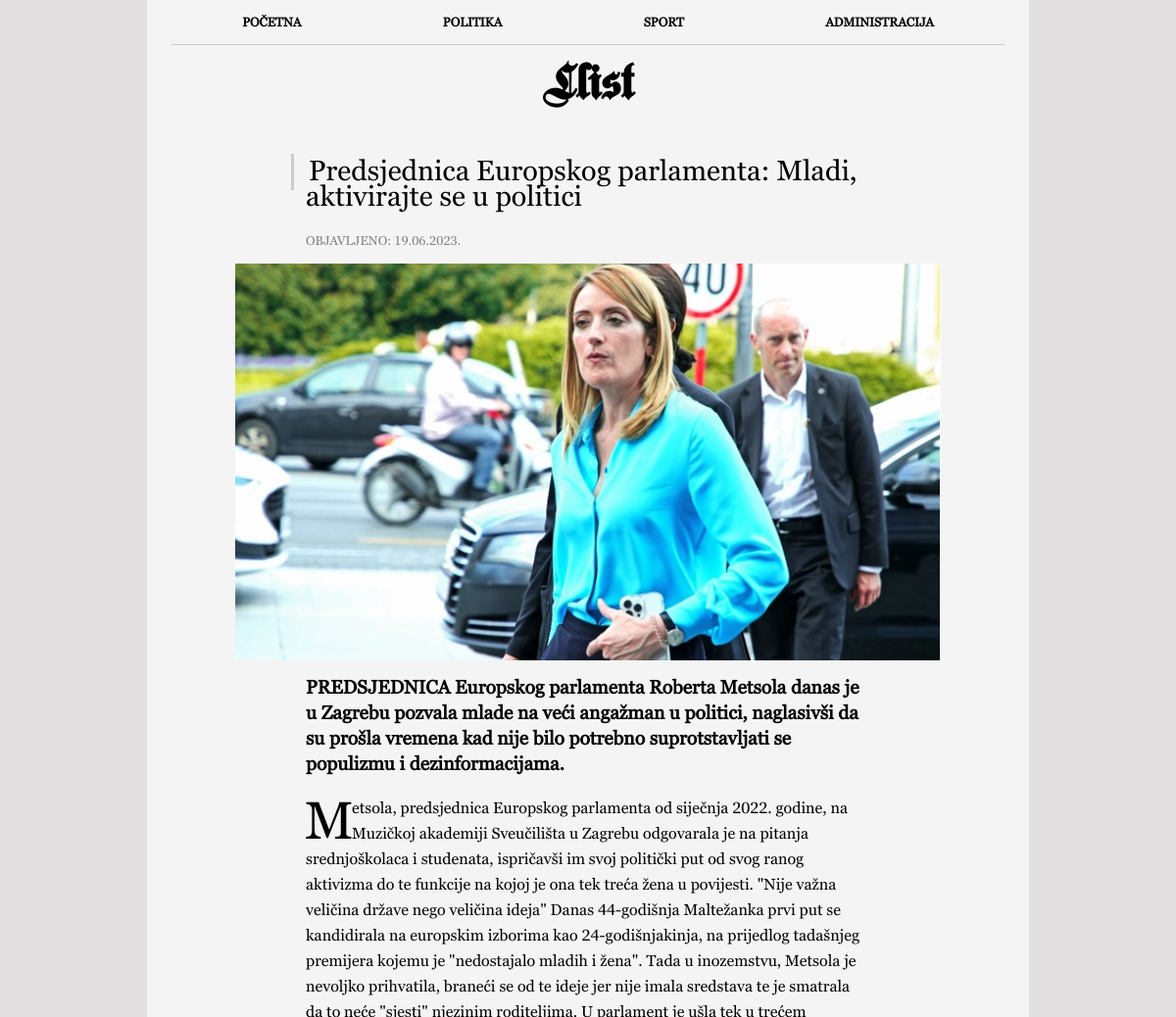
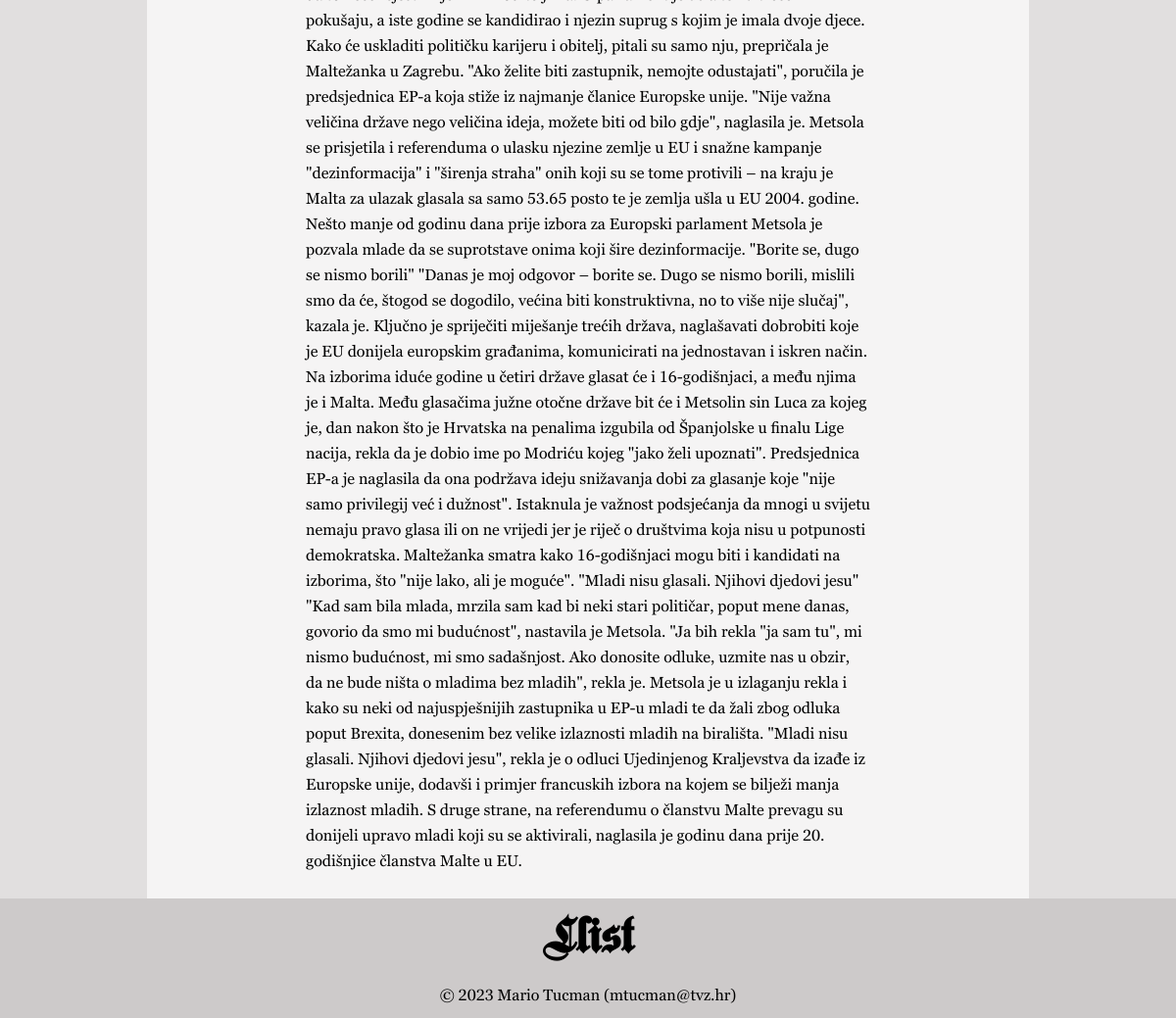
The app's page /clanak.php?clanak=3 with its own data (2 pictures, top to bottom).
### tables this page shows
CREATE TABLE `vijesti` (
  `id` int(11) NOT NULL,
  `naslov` varchar(100) NOT NULL,
  `podnaslov` varchar(50) NOT NULL,
  `sazetak` varchar(255) NOT NULL,
  `tekst` text NOT NULL,
  `slika` varchar(64) NOT NULL,
  `kategorija` varchar(64) NOT NULL,
  `arhiva` tinyint(1) NOT NULL,
  `datum` varchar(32) NOT NULL
);

### clanak.php (the view, shortened to what this page needs)
<?php
include 'connect.php';
$clanak = $_GET["clanak"];
?>
<!DOCTYPE html>
<html lang="hr">
<head>
  <link rel="stylesheet" type="text/css" href="style.css" />
</head>
<body>
  <div class="main">
    <nav class="navigation">
      <ul>
        <li><a href="index.php">POČETNA</a></li>
        <li><a href="kategorija.php?kategorija=politika">POLITIKA</a></li>
        <li><a href="kategorija.php?kategorija=sport">SPORT</a></li>
        <li><a href="administracija.php">ADMINISTRACIJA</a></li>
      </ul>
    </nav>
    <header>
      <h1 class="header1">Llist</h1>
    </header>
    <?php
    $query = "SELECT * FROM vijesti WHERE id=$clanak";
    $result = mysqli_query($dbc, $query);
    while ($row = mysqli_fetch_array($result)) {
      echo '<section class="clanak" role="main">';
      echo '<div class="row">';
      echo '<h2 class="clanak-naslov"><div class="clanak-rectangle"></div>' . $row["naslov"] . '</h2>';
      echo '<p class="clanak-datum">Objavljeno: ' . $row["datum"] . '</p>';
      echo '</div>';
      echo '<section class="clanak-slika">';
      echo '<img src="' . UPLPATH . $row['slika'] . '">';
      echo '</section>';
      echo '<section class="clanak-sazetak">';
      echo '<p>' . $row["sazetak"] . '</p>';
      echo '</section>';
      echo '<section class="clanak-tekst">';
      echo '<p class="p-tekst">' . $row["tekst"] . '</p>';
      echo '</section>';
      echo '</section>';
      break;
    }
    ?>
  </div>
  <footer>
    <h1 class="header1">Llist</h1>
    <p class="credits">© 2023 Mario Tucman (mtucman@tvz.hr)</p>
  </footer>
</body>
</html>

### style.css (style rules this page uses)
* { box-sizing: border-box; margin: 0; padding: 0; font-family: "Georgia Pro Regular", "Helvetica", "Arial"; }
body { background-color: #e1dfdf; }
header { margin-bottom: 15px; }
p, h1, h2, h3 { line-height: 26px; }
a { text-decoration: none; color: black; }
.main { margin: auto; min-height: 87.5vh; max-width: 75%; background-color: #f5f4f4; }
img { width: 100%; object-fit: cover; }
.header1 { padding: 25px; text-align: center; font-size: 3em; font-family: "Fette Kanzlei", "Helvetica", "Arial"; }
.credits { padding: 10px; font-size: 1em; text-align: center; }
.navigation ul { list-style: none; margin: 0px 25px; display: flex; justify-content: space-between; padding: 0; border-bottom: #cdcaca 1px solid; }
.navigation ul li { flex-grow: 1; }
.navigation ul li a { display: block; text-decoration: none; font-weight: bold; font-size: 0.8em; padding: 15px 0; text-align: center; color: black; }
footer { background-color: #cdcaca; }
.clanak { margin: 0px 10%; text-align: left; }
.clanak-rectangle { height: 1.3em; width: 3px; background-color: #cdcaca; display: inline-block; position: relative; top: 10px; right: 15px; }
.clanak-naslov, .clanak-datum, .clanak-sazetak, .clanak-tekst { padding: 10px 10%; }
.clanak-naslov { font-size: 1.8em; font-weight: normal; }
.clanak-datum { font-size: 0.8em; text-transform: uppercase; color: gray; }
.clanak-slika { padding: 0; width: 100%; margin: auto; }
.clanak-sazetak { font-size: 1.2em; font-weight: bold; }
.clanak-tekst { padding-bottom: 25px; }
.clanak-tekst::first-letter { font-size: 2.5em; initial-letter: 2; }

### records on screen
vijesti: naslov "Predsjednica Europskog parlamenta: Mladi, aktivirajte se u politici", datum "19.06.2023.", slika (picture), sazetak "PREDSJEDNICA Europskog parlamenta Roberta Metsola danas je u Zagrebu pozvala mlade na veći angažman u politici, naglasivši da su prošla vremena kad nije bilo potrebno suprotstavljati se populizmu i dezinformacijama.", tekst "Metsola, predsjednica Europskog parlamenta od siječnja 2022. godine, na Muzičkoj akademiji Sveučilišta u Zagrebu odgovarala je na pitanja srednjoškolaca i studenata, ispričavši im svoj politički put od svog ranog aktivizma do te funkcije na kojoj je ona tek treća žena u povijesti. \"Nije važna veličina države nego veličina ideja\" Danas 44-godišnja Maltežanka prvi put se kandidirala na europskim izborima kao 24-godišnjakinja, na prijedlog tadašnjeg premijera kojemu je \"nedostajalo mladih i žena\". Tada u inozemstvu, Metsola je nevoljko prihvatila, braneći se od te ideje jer nije imala sredstava te je smatrala da to neće \"sjesti\" njezinim roditeljima. U parlament je ušla tek u trećem pokušaju,…"
